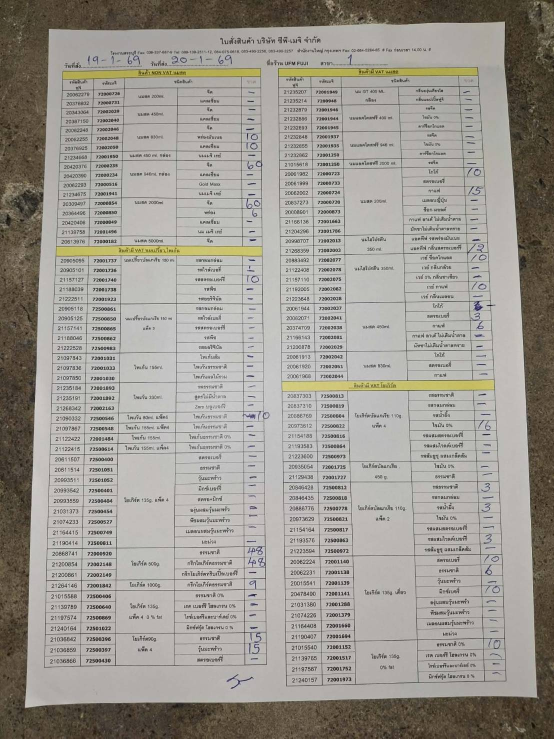
#> input picture data/1152226.jpg, 1108 x 1477 px (shown at 1/2 size)
$ python -i app.py   (imports and definitions only)
#> lines starting #> are read from the running program, lines starting #| are printed output that depends on the picture; after the words box and inside, x2 and y2 are one past the last pixel; in counts of white or black regions, pixels touching at a corner belong together
"""
Adaptive Image Enhancement (AIE) for Handwritten Document - Streamlit Version
Implementation based on paper: "An Efficient Adaptive Image Enhancement Method in Wavelet Domain"

Author: Implementation for document enhancement
Date: 2026-01-22

Usage: streamlit run app.py
"""

import cv2
import numpy as np
import pywt
from scipy.ndimage import gaussian_filter
import streamlit as st
from PIL import Image


class AdaptiveImageEnhancement:
    """
    Adaptive Image Enhancement using MCLAHE and Directional Wavelet Transform
    """

    def __init__(self, wavelet='db4', level=2, clip_limit=2.0, tile_size=8):
        """
        Args:
            wavelet: Wavelet type (default: 'db4' - Daubechies 4)
            level: Decomposition level for DWT
            clip_limit: Clip limit for MCLAHE (Nclip parameter)
            tile_size: Tile size for MCLAHE contextual regions
        """
        self.wavelet = wavelet
        self.level = level
        self.clip_limit = clip_limit
        self.tile_size = tile_size

    def resize_image(self, image, max_size=1200):
        """Resize image if too large while maintaining aspect ratio"""
        h, w = image.shape[:2]
        if max(h, w) > max_size:
            scale = max_size / max(h, w)
            new_w = int(w * scale)
            new_h = int(h * scale)
            image = cv2.resize(image, (new_w, new_h), interpolation=cv2.INTER_AREA)
        return image

    def mclahe(self, image):
        """
        Modified Contrast Limited Adaptive Histogram Equalization
        Based on paper equations (5) and (6)
        """
        if len(image.shape) == 3:
            gray = cv2.cvtColor(image, cv2.COLOR_BGR2GRAY)
        else:
            gray = image.copy()

        clahe = cv2.createCLAHE(
            clipLimit=self.clip_limit,
            tileGridSize=(self.tile_size, self.tile_size)
        )

        enhanced = clahe.apply(gray)
        return enhanced

    def dwt_decompose(self, image):
        """
        Discrete Wavelet Transform decomposition
        Decomposes image into LL, LH, HL, HH subbands
        """
        coeffs = pywt.wavedec2(image, self.wavelet, level=self.level)
        return coeffs

    def denoise_subbands(self, coeffs, sigma=1.0):
        """
        Apply Gaussian filtering to denoise high-frequency subbands
        Keep LL subband (approximation) unchanged
        """
        denoised_coeffs = [coeffs[0]]  # Keep LL subband

        for level_coeffs in coeffs[1:]:
            denoised_level = []
            for subband in level_coeffs:  # LH, HL, HH
                denoised = gaussian_filter(subband, sigma=sigma)
                denoised_level.append(denoised)
            denoised_coeffs.append(tuple(denoised_level))

        return denoised_coeffs

    def dwt_reconstruct(self, coeffs):
        """
        Inverse Discrete Wavelet Transform
        Reconstructs image from wavelet coefficients
        """
        reconstructed = pywt.waverec2(coeffs, self.wavelet)
        return reconstructed

    def binarize(self, image, method='otsu'):
        """
        Convert enhanced image to binary

        Args:
            image: Enhanced grayscale image
            method: 'otsu', 'adaptive', or 'sauvola'
        """
        image_norm = cv2.normalize(image, None, 0, 255, cv2.NORM_MINMAX).astype(np.uint8)

        if method == 'otsu':
            _, binary = cv2.threshold(image_norm, 0, 255, cv2.THRESH_BINARY + cv2.THRESH_OTSU)

        elif method == 'adaptive':
            binary = cv2.adaptiveThreshold(
                image_norm, 255,
                cv2.ADAPTIVE_THRESH_GAUSSIAN_C,
                cv2.THRESH_BINARY,
                blockSize=15,
                C=10
            )

        elif method == 'sauvola':
            binary = self._sauvola_threshold(image_norm)

        else:
            raise ValueError(f"Unknown binarization method: {method}")

        return binary

    # [13 lines left out: function _sauvola_threshold, not called in this run]

    def enhance(self, image, output_binary=True, binarization_method='otsu'):
        """
        Complete enhancement pipeline

        Args:
            image: Input image (grayscale or color)
            output_binary: If True, return binary image; else return enhanced grayscale
            binarization_method: Method for binarization ('otsu', 'adaptive', 'sauvola')

        Returns:
            Enhanced image (binary if output_binary=True)
        """
        resized = self.resize_image(image)
        enhanced = self.mclahe(resized)
        coeffs = self.dwt_decompose(enhanced)
        denoised_coeffs = self.denoise_subbands(coeffs)
        reconstructed = self.dwt_reconstruct(denoised_coeffs)
        reconstructed = np.clip(reconstructed, 0, 255)

        if output_binary:
            result = self.binarize(reconstructed, method=binarization_method)
        else:
            result = reconstructed.astype(np.uint8)

        return result


# [118 lines left out: function main, not called in this run]


# [2 lines not run here, left out]

>>> import cv2
>>> picture = cv2.imread('data/1152226.jpg')
#> picture is the input picture: shape (1477, 1108, 3); mean B, G, R 145.9, 152.9, 157
>>> result = AdaptiveImageEnhancement().enhance(picture)
#> in mclahe, `gray = cv2.cvtColor(image, cv2.COLOR_BGR2GRAY)`:
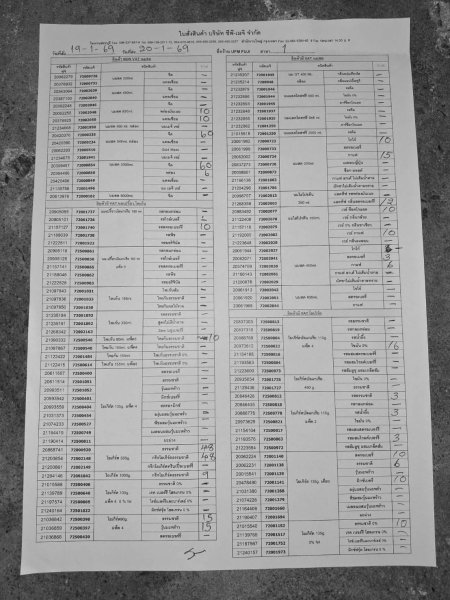
#> gray: shape (1200, 900) (shown at 1/2 size); min 11, max 226, mean 153.3
#> in mclahe, `enhanced = clahe.apply(gray)`:
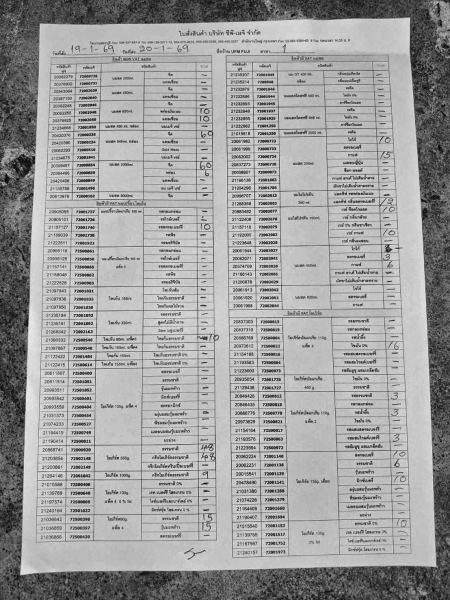
#> enhanced: shape (1200, 900) (shown at 1/2 size); min 4, max 240, mean 158.9
#> in dwt_decompose, `coeffs = pywt.wavedec2(image, self.wavelet, level=self.level)`: coeffs = 3 items
#> the loop in denoise_subbands, `for level_coeffs in coeffs[1:]:` made 2 passes
#> after the loop in denoise_subbands, `for level_coeffs in coeffs[1:]:`:
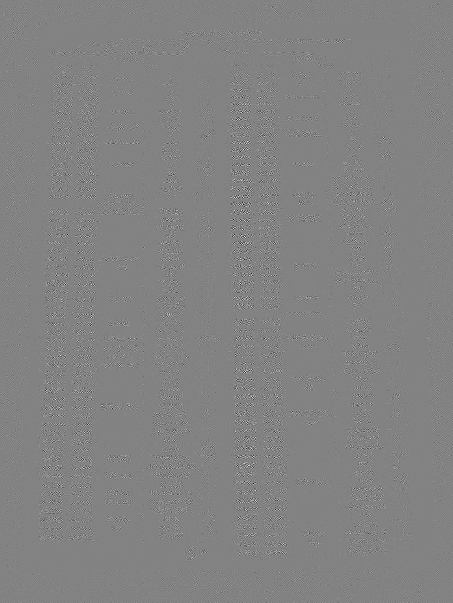
#> subband: shape (603, 453) float64; min -90.01, max 85.51, mean 0; drawn with min black and max white
#> in binarize, `_, binary = cv2.threshold(image_norm, 0, 255, cv2.THRESH_BINARY + cv2...`:
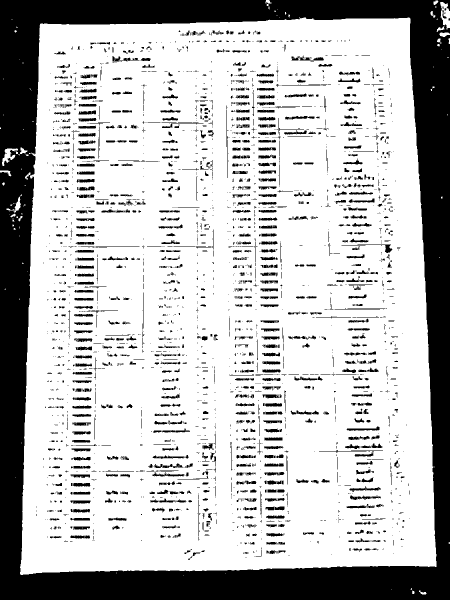
#> binary: shape (1200, 900) (shown at 1/2 size); 74.1% white; 2934 black regions (2114 under 20 px), largest, box (x1, y1, x2, y2) and area: (0, 0, 900, 1200) 212244, (582, 111, 648, 121) 311, (683, 489, 785, 506) 275

$ run again, on data/74053.jpg
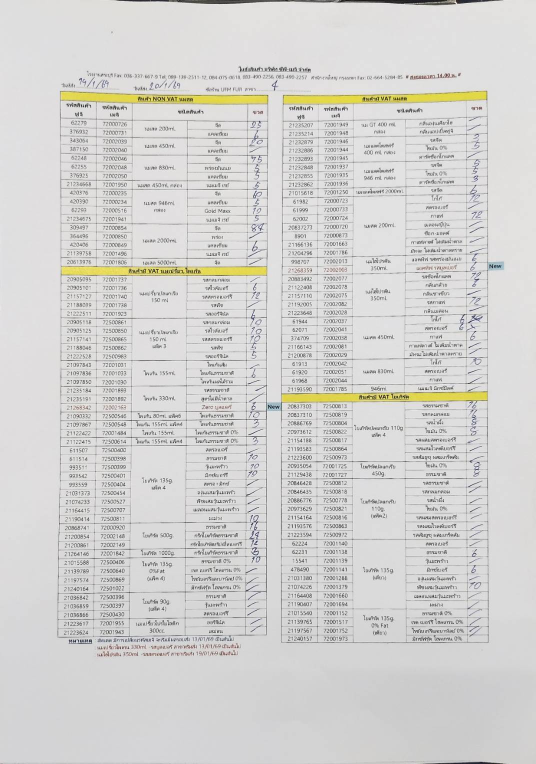
#> input picture data/74053.jpg, 1071 x 1528 px (shown at 1/2 size)
#> picture is the input picture: shape (1528, 1071, 3); mean B, G, R 208.6, 210.6, 211.3
#> in mclahe, `enhanced = clahe.apply(gray)`:
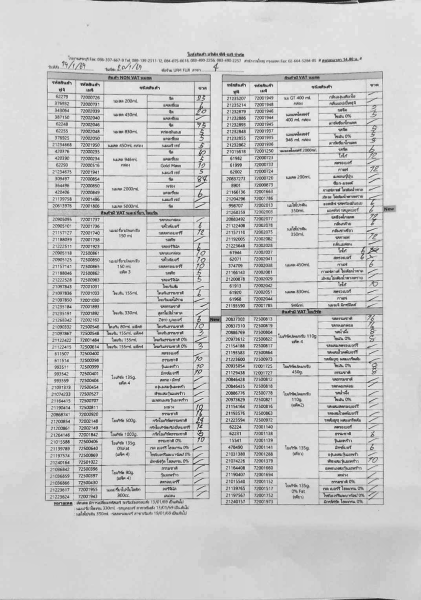
#> enhanced: shape (1200, 841) (shown at 1/2 size); min 18, max 250, mean 202.3
#> in dwt_decompose, `coeffs = pywt.wavedec2(image, self.wavelet, level=self.level)`: coeffs = 3 items
#> the loop in denoise_subbands, `for level_coeffs in coeffs[1:]:` made 2 passes
#> in binarize, `_, binary = cv2.threshold(image_norm, 0, 255, cv2.THRESH_BINARY + cv2...`:
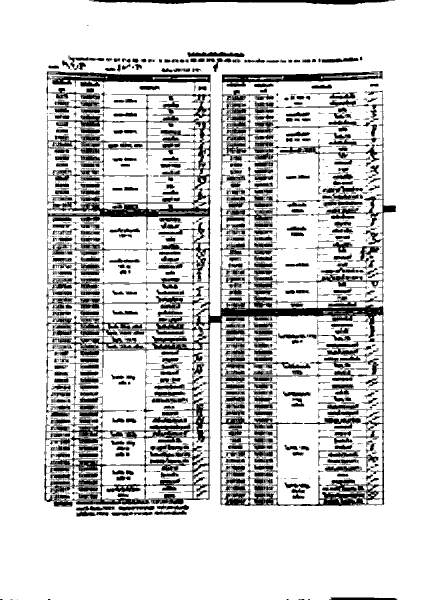
#> binary: shape (1200, 842) (shown at 1/2 size); 80.8% white; 2527 black regions (1797 under 20 px), largest, box (x1, y1, x2, y2) and area: (93, 180, 769, 1012) 51698, (93, 143, 422, 174) 5014, (443, 142, 765, 174) 4385

$ run again, on data/S__87040009.jpg
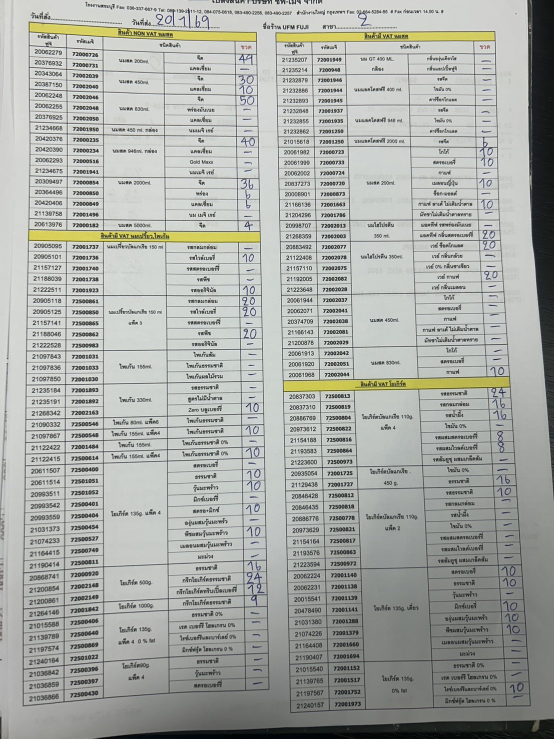
#> input picture data/S__87040009.jpg, 1108 x 1477 px (shown at 1/2 size)
#> picture is the input picture: shape (1477, 1108, 3); mean B, G, R 166.6, 171.1, 168.5
#> in mclahe, `enhanced = clahe.apply(gray)`:
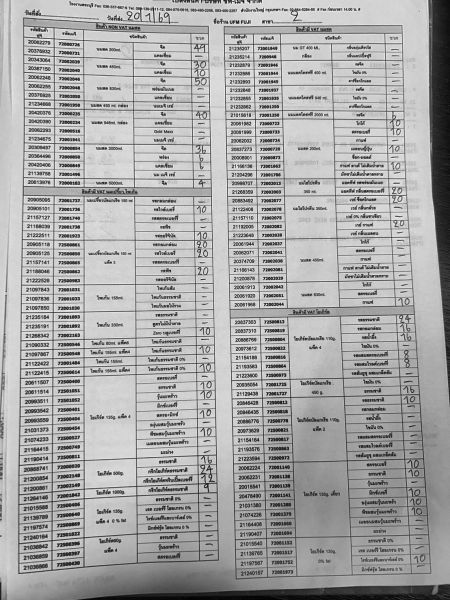
#> enhanced: shape (1200, 900) (shown at 1/2 size); min 1, max 248, mean 168
#> in dwt_decompose, `coeffs = pywt.wavedec2(image, self.wavelet, level=self.level)`: coeffs = 3 items
#> the loop in denoise_subbands, `for level_coeffs in coeffs[1:]:` made 2 passes
#> in binarize, `_, binary = cv2.threshold(image_norm, 0, 255, cv2.THRESH_BINARY + cv2...`:
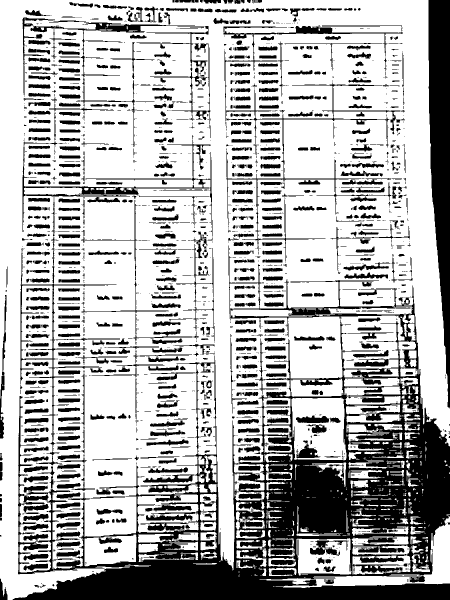
#> binary: shape (1200, 900) (shown at 1/2 size); 70% white; 1999 black regions (1201 under 20 px), largest, box (x1, y1, x2, y2) and area: (26, 491, 900, 1200) 158023, (857, 0, 900, 817) 23492, (447, 52, 805, 489) 6871
